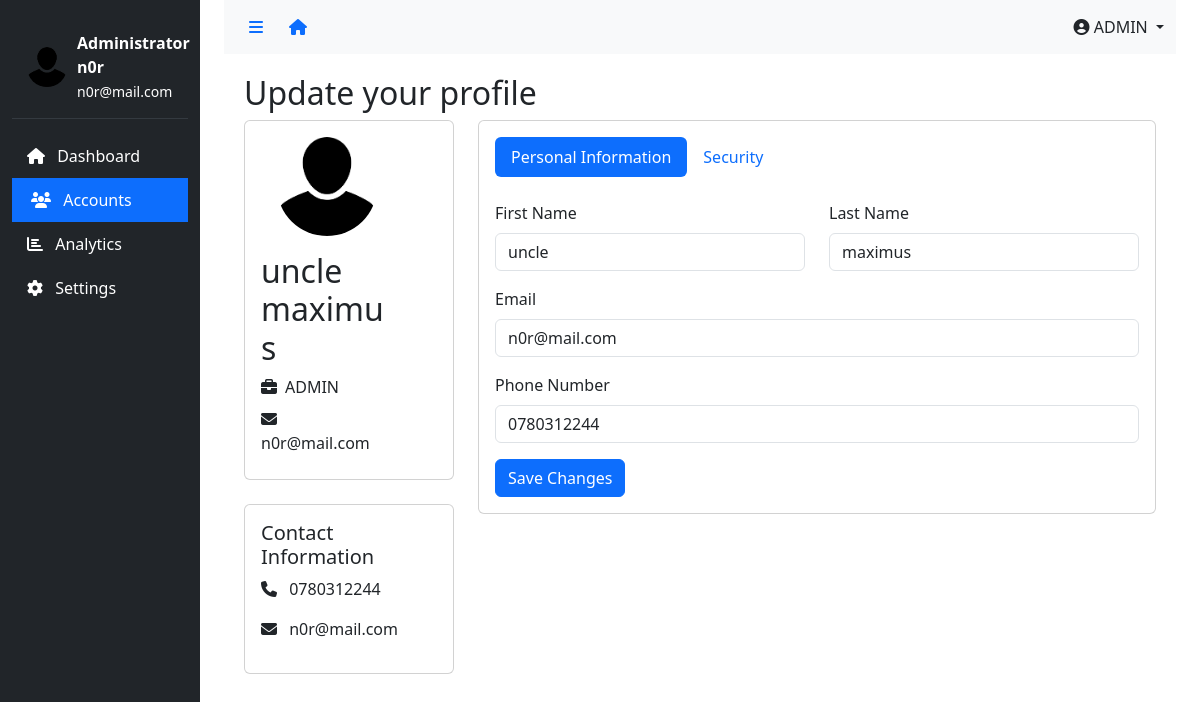
Page /uaccounts/profile (signed in) on the committed database.
### app/models.py (models this page shows, shortened)
class User(AbstractUser):
    class Role(models.TextChoices):
        ATTENDANTS = "ATTENDANTS", "Attendants"
        ADMIN = "ADMIN", "Admin"
        CLIENT = "CLIENT", "Client"
    role = models.CharField(
        max_length=50,
        choices=Role.choices,
        default=Role.CLIENT  # Set default role to CLIENT
    )
    phone_number = models.CharField(
        validators=[phone_regex],
        max_length=10,
        unique=True,
        null=True
    )
    groups = models.ManyToManyField(
        'auth.Group',
        related_name='users',
        blank=True,
        help_text='The groups this user belongs to.'
    )
    user_permissions = models.ManyToManyField(
        'auth.Permission',
        related_name='users',
        blank=True,
        help_text='Specific permissions for this user.'
    )

### app/views.py (the view, shortened to what this page needs)
# urls.py: path('uaccounts/profile', views.profile, name="profile"),
@login_required
def profile(request):
    context = {
        'first_name': request.user.first_name,
        'last_name': request.user.last_name,
        'email': request.user.email,
        'phone_number': request.user.phone_number,
        'active_menu': 'uaccounts'
    }
    return render(request, 'dashboard/profile.html', context)

### app/templates/app/dashboard/profile.html (shortened to what this page needs)
{% extends 'dashboard/base.html' %}
{% load static %}
{% block content %}
<div class="content">
    <div class="row">
        <h2>Update your profile</h2>
        <div class="col-md-3">
            <div class="card profile-card mb-4">
                <div class="card-body">
                    <div class="col-md-9">
                        <center>
                            <img src="{% static 'img/pngwing.com.png' %}" alt="Profile"
                                class="rounded-circle profile-image mb-3" width="100">
                        </center>
                        <h2>{{ user.get_full_name }}</h2>
                        <p class="mb-2"><i class="fas fa-briefcase me-2"></i>{{ user.role|default:"N/A" }}</p>
                        <p class="mb-2"><i class="fas fa-envelope me-2"></i>{{ user.email }}</p>
                    </div>
                </div>
            </div>
            <div class="card profile-card">
                <div class="card-body">
                    <h5 class="card-title">Contact Information</h5>
                    <div class="mb-3">
                        <i class="fas fa-phone me-2"></i> {{ user.phone_number|default:"Not specified" }}
                    </div>
                    <div class="mb-3">
                        <i class="fas fa-envelope me-2"></i> {{ user.email }}
                    </div>
                </div>
            </div>
        </div>
        <div class="col-md-9">
            <div class="card">
                <div class="card-body">
                    <ul class="nav nav-pills mb-4" id="profileTabs" role="tablist">
                        <li class="nav-item" role="presentation">
                            <button class="nav-link active" data-bs-toggle="pill" data-bs-target="#personalInfo">
                                Personal Information
                            </button>
                        </li>
                        <li class="nav-item" role="presentation">
                            <button class="nav-link" data-bs-toggle="pill" data-bs-target="#security">
                                Security
                            </button>
                        </li>
                    </ul>
                    <div class="tab-content">
                        <div class="tab-pane fade show active" id="personalInfo">
                            <form method="POST" id="profileForm">
                                <div class="row mb-3">
                                    <div class="col-md-6">
                                        <label class="form-label">First Name</label>
                                        <input type="text" name="first_name" class="form-control"
                                            value="{{ first_name }}">
                                    </div>
                                    <div class="col-md-6">
                                        <label class="form-label">Last Name</label>
                                        <input type="text" name="last_name" class="form-control"
                                            value="{{ last_name }}">
                                    </div>
                                </div>
                                <div class="mb-3">
                                    <label class="form-label">Email</label>
                                    <input type="email" name="email" class="form-control" value="{{ email }}">
                                </div>
                                <div class="mb-3">
                                    <label class="form-label">Phone Number</label>
                                    <input type="tel" name="phone_number" class="form-control"
                                        value="{{ phone_number|default:"" }}">
                                </div>
                                <button type="submit" class="btn btn-primary" name="profile_form">Save Changes</button>
                            </form>
                        </div>
                    </div>
                </div>
            </div>
        </div>
    </div>
</div>
{% endblock %}

### app/templates/app/dashboard/includes/admin-sidebar.html
{% load static %}
<div class="col-md-3 col-lg-2 d-md-block sidebar" id="sidebar">
  <div class="position-sticky pt-3">
    <div class="user-info d-flex align-items-center">
      <img src="{% static 'img/pngwing.com.png' %}" alt="User" class="rounded-circle" />
      <div>
        <div class="fw-bold">Administrator</div>
        <div class="fw-bold">{{ user.username }}</div>
        <small>{{ user.email }}</small>
      </div>
    </div>
    <ul class="nav flex-column">
      <li class="nav-item">
        <a class="sidebar-link {% if active_menu == 'dashboard' %}active{% endif %}" href="{% url 'dashboard' %}" data-page="dashboard">
          <i class="fas fa-home me-2"></i> Dashboard
        </a>
      </li>
      <li class="nav-item">
        <a class="sidebar-link {% if active_menu == 'uaccounts' %}active{% endif %}" href="{% url 'uaccounts' %}" data-page="users">
          <i class="fas fa-users me-2"></i> Accounts
        </a>
      </li>
      <li class="nav-item">
        <a class="sidebar-link {% if active_menu == 'analytics' %}active{% endif %}" href="#" data-page="analytics">
          <i class="fas fa-chart-bar me-2"></i> Analytics
        </a>
      </li>
      <li class="nav-item">
        <a class="sidebar-link {% if active_menu == 'settings' %}active{% endif %}" href="#" data-page="settings">
          <i class="fas fa-cog me-2"></i> Settings
        </a>
      </li>
    </ul>
  </div>
</div>

### app/templates/app/dashboard/includes/nav.html (shortened to what this page needs)
<nav class="navbar navbar-expand-lg navbar-light bg-light">
  <div class="container-fluid d-flex align-items-center">
    <div class="d-flex align-items-center">
      <button class="btn btn-link" id="sidebarToggle">
        <i class="fas fa-bars"></i>
      </button>
      <a href="/" class="btn btn-link">
        <i class="fas fa-house"></i>
      </a>
    </div>
    <div class="ms-auto d-flex align-items-center">
      <div class="dropdown">
        <a class="nav-link dropdown-toggle" href="#" role="button" data-bs-toggle="dropdown">
          <i class="fas fa-user-circle"></i> {{ user.role }}
        </a>
      </div>
    </div>
  </div>
</nav>

### app/templates/app/dashboard/base.html (style rules this page uses)
.sidebar { min-height: 100vh; background: #212529; transition: all 0.3s; }
.sidebar-link { color: #fff; text-decoration: none; padding: 10px 15px; display: block; transition: all 0.3s; }
.sidebar-link:hover, .sidebar-link.active { background: #343a40; color: #fff; border-left: 4px solid #0d6efd; }
.sidebar-link.active { background: #0d6efd; }
.content { padding: 20px; }
#sidebarToggle { cursor: pointer; }
.user-info { color: white; padding: 15px; border-bottom: 1px solid #343a40; margin-bottom: 15px; }
.user-info img { width: 40px; height: 40px; margin-right: 10px; }

### rows in the picture
User: username "n0r", email "n0r@mail.com", role "ADMIN", get_full_name "uncle maximus", phone_number "0780312244", first_name "uncle", last_name "maximus"
